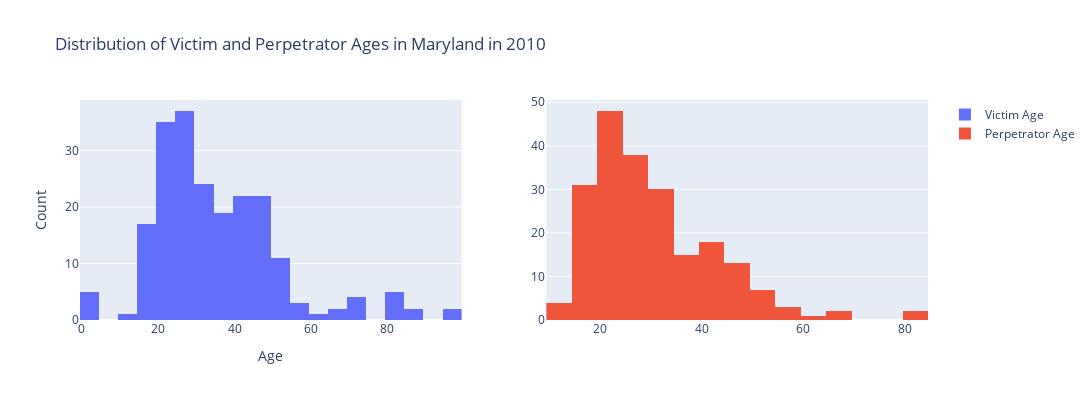

The code cell stored with this chart in its notebook:
### Code cell
fig = make_subplots(rows=1, cols=2)
fig.add_trace(go.Histogram(x=q2p1, name = "Victim Age"), row=1, col=1)
fig.add_trace(go.Histogram(x=q2p2, name = "Perpetrator Age"), row=1, col=2)

fig.update_xaxes(title="Age", row=1, col=1)
fig.update_yaxes(title="Count", row=1, col=1)
fig.update_layout(title_text="Distribution of Victim and Perpetrator Ages in Maryland in 2010", width = 1200, height = 400)

fig.show()

### Figure 1 — Plotly figure (JSON) as saved in the notebook; plotly's stock layout.template omitted (floating-point values rounded to 4 significant figures; data arrays with more than 128 entries replaced by an {"elided": "..."} marker saying what was removed)
{"data": [{"name": "Victim Age", "type": "histogram", "x": {"elided": "212 int values"}, "xaxis": "x", "yaxis": "y"}, {"name": "Perpetrator Age", "type": "histogram", "x": {"elided": "212 int values"}, "xaxis": "x2", "yaxis": "y2"}], "layout": {"height": 400, "title": {"text": "Distribution of Victim and Perpetrator Ages in Maryland in 2010"}, "width": 1200, "xaxis": {"anchor": "y", "domain": [0, 0.45], "title": {"text": "Age"}}, "xaxis2": {"anchor": "y2", "domain": [0.55, 1]}, "yaxis": {"anchor": "x", "domain": [0, 1], "title": {"text": "Count"}}, "yaxis2": {"anchor": "x2", "domain": [0, 1]}}}
